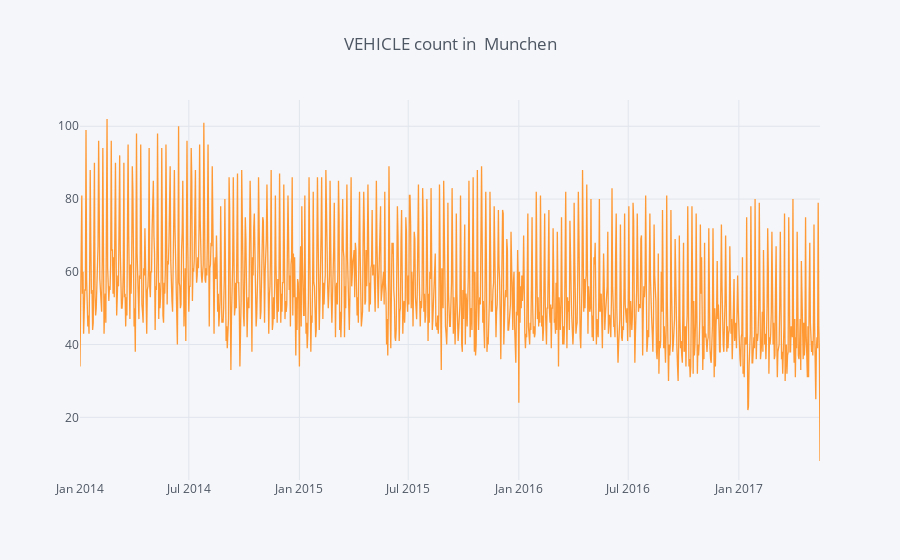

Notebook code cell kept with this figure:
### Markdown cell above
# SARIMA MODEL

### Code cell
import statsmodels.api as sm
import matplotlib.pyplot as plt
auniquemunich.VEHICLE_HAL_ID.iplot( title='VEHICLE count in  Munchen')

### Figure 1 — Plotly figure (JSON) as saved in the notebook; plotly's stock layout.template omitted (floating-point values rounded to 4 significant figures; data arrays with more than 128 entries replaced by an {"elided": "..."} marker saying what was removed)
{"data": [{"line": {"color": "rgba(255, 153, 51, 1.0)", "dash": "solid", "width": 1.3}, "mode": "lines", "name": "VEHICLE_HAL_ID", "text": "", "type": "scatter", "x": {"elided": "1232 str values"}, "y": {"elided": "1232 int values"}}], "layout": {"legend": {"bgcolor": "#F5F6F9", "font": {"color": "#4D5663"}}, "paper_bgcolor": "#F5F6F9", "plot_bgcolor": "#F5F6F9", "title": "VEHICLE count in  Munchen", "titlefont": {"color": "#4D5663"}, "xaxis1": {"gridcolor": "#E1E5ED", "showgrid": true, "tickfont": {"color": "#4D5663"}, "title": "", "titlefont": {"color": "#4D5663"}, "zerolinecolor": "#E1E5ED"}, "yaxis1": {"gridcolor": "#E1E5ED", "showgrid": true, "tickfont": {"color": "#4D5663"}, "title": "", "titlefont": {"color": "#4D5663"}, "zerolinecolor": "#E1E5ED"}}}
